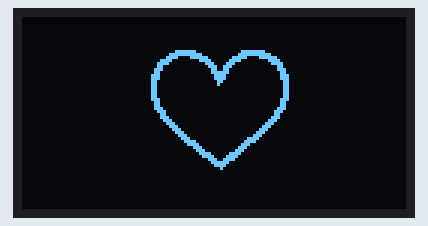
A sketch run on a simulated Arduino Uno, built with avr-gcc and run on an emulated ATmega328P. Parts: 128×64 one-colour display.

Above: at 0.1 s.

The sketch:

display_bitmap.ino
```cpp
#include <SPI.h>
#include <Wire.h>
#include <Adafruit_GFX.h>
#include <Adafruit_SSD1306.h>
#include <Fonts/FreeMonoBoldOblique24pt7b.h>

#define SCREEN_WIDTH 128 // OLED display width, in pixels
#define SCREEN_HEIGHT 64 // OLED display height, in pixels

// Declaration for an SSD1306 display connected to I2C (SDA, SCL pins)
#define OLED_RESET     -1 // Reset pin # (or -1 if sharing Arduino reset pin)
Adafruit_SSD1306 display(SCREEN_WIDTH, SCREEN_HEIGHT, &Wire, OLED_RESET);

#define bitmap_height   62
#define bitmap_width    62
static const unsigned char PROGMEM bitmap[] =
{0x00, 0x00, 0x00, 0x00, 0x00, 0x00, 0x00, 0x00, 0x00, 0x00, 0x00, 0x00, 0x00, 0x00, 0x00, 0x00,
	0x00, 0x00, 0x00, 0x00, 0x00, 0x00, 0x00, 0x00, 0x00, 0x00, 0x00, 0x00, 0x00, 0x00, 0x00, 0x00,
	0x00, 0x00, 0x00, 0x00, 0x00, 0x00, 0x00, 0x00, 0x00, 0x00, 0x00, 0x00, 0x00, 0x00, 0x00, 0x00,
	0x00, 0x00, 0x00, 0x00, 0x00, 0x00, 0x00, 0x00, 0x00, 0x00, 0x00, 0x00, 0x00, 0x00, 0x00, 0x00,
	0x00, 0x00, 0x00, 0x00, 0x00, 0x00, 0x00, 0x00, 0x00, 0x00, 0x00, 0x00, 0x00, 0x00, 0x00, 0x00,
	0x00, 0x00, 0x00, 0x00, 0x00, 0x00, 0x00, 0x00, 0x00, 0x00, 0xfe, 0x00, 0x03, 0xfc, 0x00, 0x00,
	0x00, 0x03, 0xff, 0x80, 0x07, 0xff, 0x00, 0x00, 0x00, 0x07, 0x87, 0xe0, 0x1f, 0x0f, 0xc0, 0x00,
	0x00, 0x1e, 0x00, 0xf0, 0x3c, 0x01, 0xe0, 0x00, 0x00, 0x3c, 0x00, 0x38, 0x70, 0x00, 0xf0, 0x00,
	0x00, 0x30, 0x00, 0x1c, 0xe0, 0x00, 0x30, 0x00, 0x00, 0x70, 0x00, 0x0c, 0xc0, 0x00, 0x38, 0x00,
	0x00, 0x60, 0x00, 0x0f, 0xc0, 0x00, 0x18, 0x00, 0x00, 0xe0, 0x00, 0x07, 0x80, 0x00, 0x1c, 0x00,
	0x00, 0xe0, 0x00, 0x07, 0x80, 0x00, 0x1c, 0x00, 0x00, 0xc0, 0x00, 0x03, 0x00, 0x00, 0x0c, 0x00,
	0x00, 0xc0, 0x00, 0x02, 0x00, 0x00, 0x0c, 0x00, 0x00, 0xc0, 0x00, 0x00, 0x00, 0x00, 0x0c, 0x00,
	0x00, 0xc0, 0x00, 0x00, 0x00, 0x00, 0x0c, 0x00, 0x00, 0xc0, 0x00, 0x00, 0x00, 0x00, 0x0c, 0x00,
	0x00, 0xc0, 0x00, 0x00, 0x00, 0x00, 0x0c, 0x00, 0x00, 0xe0, 0x00, 0x00, 0x00, 0x00, 0x1c, 0x00,
	0x00, 0x60, 0x00, 0x00, 0x00, 0x00, 0x18, 0x00, 0x00, 0x60, 0x00, 0x00, 0x00, 0x00, 0x18, 0x00,
	0x00, 0x70, 0x00, 0x00, 0x00, 0x00, 0x38, 0x00, 0x00, 0x38, 0x00, 0x00, 0x00, 0x00, 0x70, 0x00,
	0x00, 0x18, 0x00, 0x00, 0x00, 0x00, 0x60, 0x00, 0x00, 0x1c, 0x00, 0x00, 0x00, 0x00, 0xe0, 0x00,
	0x00, 0x0e, 0x00, 0x00, 0x00, 0x01, 0xc0, 0x00, 0x00, 0x07, 0x00, 0x00, 0x00, 0x03, 0x80, 0x00,
	0x00, 0x03, 0x80, 0x00, 0x00, 0x07, 0x00, 0x00, 0x00, 0x01, 0xc0, 0x00, 0x00, 0x0e, 0x00, 0x00,
	0x00, 0x00, 0xe0, 0x00, 0x00, 0x1c, 0x00, 0x00, 0x00, 0x00, 0x70, 0x00, 0x00, 0x38, 0x00, 0x00,
	0x00, 0x00, 0x38, 0x00, 0x00, 0xf0, 0x00, 0x00, 0x00, 0x00, 0x1e, 0x00, 0x01, 0xe0, 0x00, 0x00,
	0x00, 0x00, 0x0f, 0x00, 0x03, 0x80, 0x00, 0x00, 0x00, 0x00, 0x03, 0x80, 0x07, 0x00, 0x00, 0x00,
	0x00, 0x00, 0x01, 0xc0, 0x0e, 0x00, 0x00, 0x00, 0x00, 0x00, 0x00, 0xf0, 0x3c, 0x00, 0x00, 0x00,
	0x00, 0x00, 0x00, 0x78, 0x78, 0x00, 0x00, 0x00, 0x00, 0x00, 0x00, 0x1c, 0xf0, 0x00, 0x00, 0x00,
	0x00, 0x00, 0x00, 0x0f, 0xc0, 0x00, 0x00, 0x00, 0x00, 0x00, 0x00, 0x07, 0x80, 0x00, 0x00, 0x00,
	0x00, 0x00, 0x00, 0x01, 0x00, 0x00, 0x00, 0x00, 0x00, 0x00, 0x00, 0x00, 0x00, 0x00, 0x00, 0x00,
	0x00, 0x00, 0x00, 0x00, 0x00, 0x00, 0x00, 0x00, 0x00, 0x00, 0x00, 0x00, 0x00, 0x00, 0x00, 0x00,
	0x00, 0x00, 0x00, 0x00, 0x00, 0x00, 0x00, 0x00, 0x00, 0x00, 0x00, 0x00, 0x00, 0x00, 0x00, 0x00,
	0x00, 0x00, 0x00, 0x00, 0x00, 0x00, 0x00, 0x00, 0x00, 0x00, 0x00, 0x00, 0x00, 0x00, 0x00, 0x00,
	0x00, 0x00, 0x00, 0x00, 0x00, 0x00, 0x00, 0x00, 0x00, 0x00, 0x00, 0x00, 0x00, 0x00, 0x00, 0x00,
	0x00, 0x00, 0x00, 0x00, 0x00, 0x00, 0x00, 0x00, 0x00, 0x00, 0x00, 0x00, 0x00, 0x00, 0x00, 0x00
};

void setup() {
  Serial.begin(9600);

  // SSD1306_SWITCHCAPVCC = generate display voltage from 3.3V internally
  if (!display.begin(SSD1306_SWITCHCAPVCC, 0x3C)) { // Address 0x3D for 128x64
    Serial.println(F("SSD1306 allocation failed"));
    for (;;); // Don't proceed, loop forever
  }
  // Clear the buffer
  display.clearDisplay();
}

void loop() {
  showBitmap();
  //display.invertDisplay(true);
}

void showBitmap(void) {
  display.clearDisplay();

  display.drawBitmap(35, 0, bitmap, bitmap_height, bitmap_width, WHITE);
  display.display();
  delay(1000);
}
```
